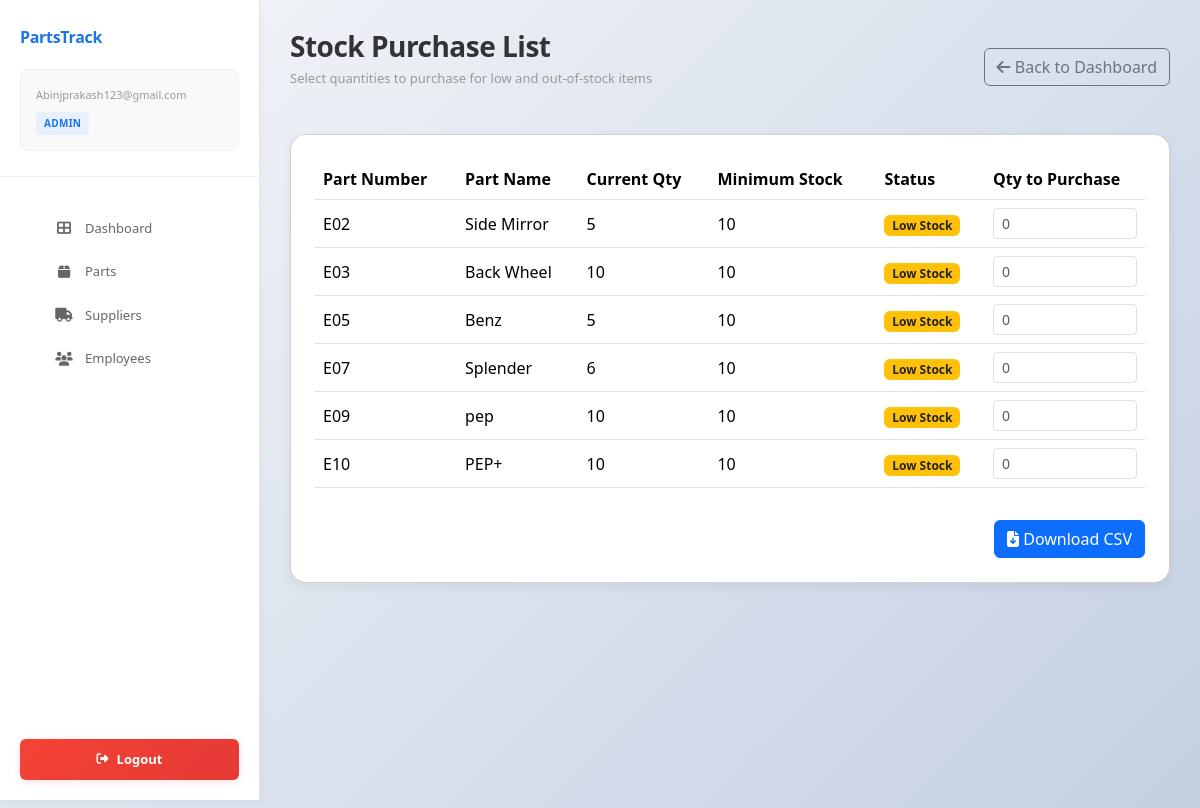
The page /purchase-list/ (signed in) on the database as committed earlier.
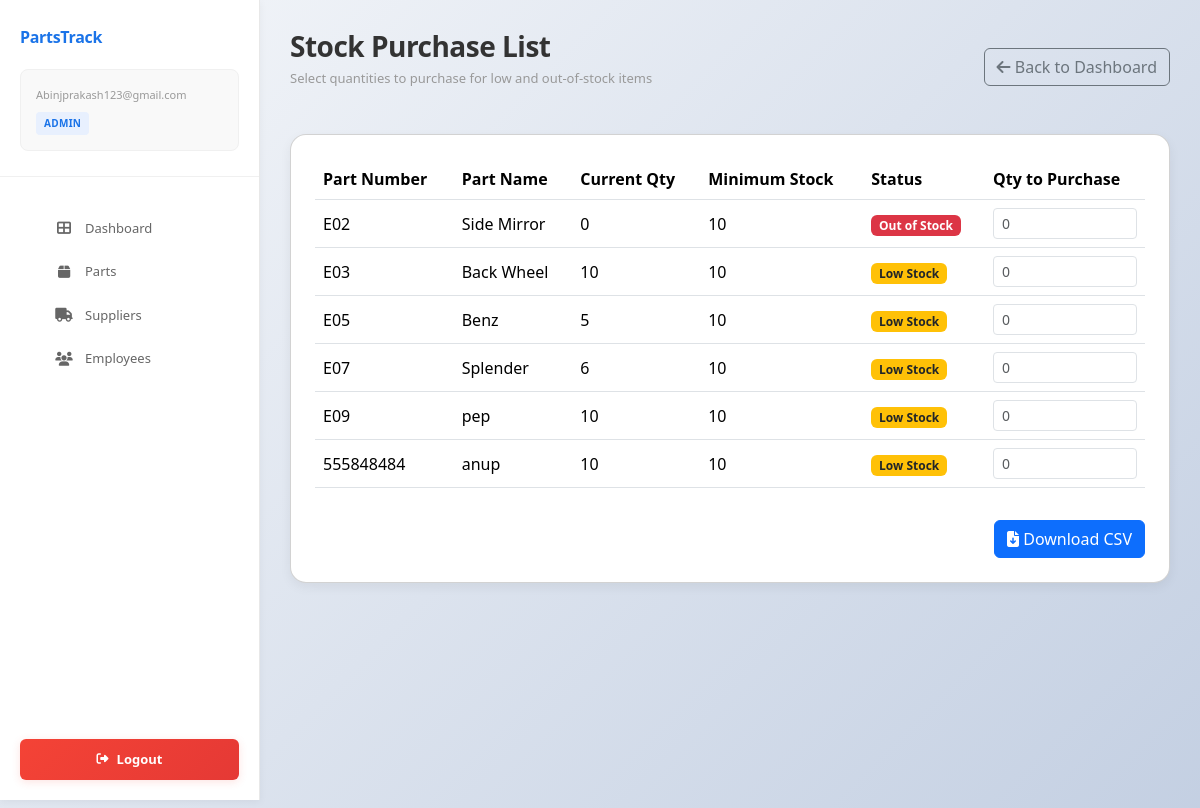
The same page on the database as committed later.
### inventory/models.py (models this page shows, shortened)
class SparePart(models.Model):
    part_number = models.CharField(max_length=100, unique=True)
    part_name = models.CharField(max_length=200)
    category = models.CharField(max_length=100, blank=True)
    quantity = models.IntegerField(default=0)
    minimum_stock = models.IntegerField(default=10)
    price = models.DecimalField(max_digits=10, decimal_places=2, default=0.00)
    supplier = models.ForeignKey(
        Supplier,
        on_delete=models.SET_NULL,
        null=True,
        blank=True,
    )
    location = models.CharField(max_length=100, blank=True)
    description = models.TextField(blank=True)
    created_at = models.DateTimeField(auto_now_add=True)
    updated_at = models.DateTimeField(auto_now=True)

### inventory/views.py (the view, shortened to what this page needs)
# urls.py: path("purchase-list/", views.purchase_list, name="purchase_list"),
@login_required(login_url="login")
@require_http_methods(["GET", "POST"])
def purchase_list(request):  # pylint: disable=unused-argument
    if not (request.user.is_staff or request.user.is_superuser):
        return redirect("employee_dashboard")
    parts = SparePart.objects.filter(
        models.Q(quantity__lte=models.F("minimum_stock"))
        | models.Q(quantity=0),
    )
    return render(
        request,
        "inventory/purchase_list.html",
        {"parts": parts, "user_role": "admin"},
    )

### inventory/templates/inventory/purchase_list.html (shortened to what this page needs)
<!DOCTYPE html>
<html lang="en">
<head>
    {% load static %}
    <link rel="stylesheet" href="https://cdn.jsdelivr.net/npm/bootstrap@5.3.2/dist/css/bootstrap.min.css">
    <link rel="stylesheet" href="https://cdnjs.cloudflare.com/ajax/libs/font-awesome/6.4.0/css/all.min.css">
    <link rel="stylesheet" href="{% static 'css/dashboard.css' %}">
</head>
<body>
<div class="main-container">
    <aside class="sidebar">
        <div class="sidebar-header">
            <div class="sidebar-brand">PartsTrack</div>
            <div class="user-profile">
                <div class="user-email">{{ user.email }}</div>
                <span class="user-role-badge">{{ user_role|upper }}</span>
            </div>
        </div>
        <ul class="sidebar-menu">
            <li><a href="{% url 'admin_dashboard' %}"><i class="fas fa-th-large"></i> Dashboard</a></li>
            <li><a href="{% url 'spare_parts_list' %}"><i class="fas fa-box"></i> Parts</a></li>
            <li><a href="{% url 'sales_list' %}"><i class="fas fa-truck"></i> Suppliers</a></li>
            <li><a href="{% url 'employees_list' %}"><i class="fas fa-users"></i> Employees</a></li>
        </ul>
        <button class="logout-btn" onclick="window.location.href='{% url 'logout' %}'">
            <i class="fas fa-sign-out-alt"></i> Logout
        </button>
    </aside>
    <main class="main-content">
        <div class="page-header d-flex justify-content-between align-items-center">
            <div>
                <h1 class="page-title">Stock Purchase List</h1>
                <p class="page-subtitle">Select quantities to purchase for low and out-of-stock items</p>
            </div>
            <a href="{% url 'admin_dashboard' %}" class="btn btn-outline-secondary">
                <i class="fas fa-arrow-left"></i> Back to Dashboard
            </a>
        </div>
        <div class="card" style="padding: 1.5rem; border-radius: 16px; box-shadow: 0 4px 12px rgba(0,0,0,0.06); background: #fff;">
            <form method="post">
                <div class="table-responsive">
                    <table class="table align-middle">
                        <thead>
                            <tr>
                                <th>Part Number</th>
                                <th>Part Name</th>
                                <th>Current Qty</th>
                                <th>Minimum Stock</th>
                                <th>Status</th>
                                <th style="width: 160px;">Qty to Purchase</th>
                            </tr>
                        </thead>
                        <tbody>
                            {% for part in parts %}
                            <tr>
                                <td>{{ part.part_number }}</td>
                                <td>{{ part.part_name }}</td>
                                <td>{{ part.quantity }}</td>
                                <td>{{ part.minimum_stock }}</td>
                                <td>
                                    {% if part.quantity == 0 %}
                                        <span class="badge bg-danger">Out of Stock</span>
                                    {% else %}
                                        <span class="badge bg-warning text-dark">Low Stock</span>
                                    {% endif %}
                                </td>
                                <td>
                                    <input type="number"
                                           name="qty_{{ part.id }}"
                                           class="form-control form-control-sm"
                                           min="0"
                                           placeholder="0">
                                </td>
                            </tr>
                            {% empty %}
                            <tr>
                                <td colspan="6" class="text-center text-muted">
                                    No low or out-of-stock items at the moment.
                                </td>
                            </tr>
                            {% endfor %}
                        </tbody>
                    </table>
                </div>
                <div class="d-flex justify-content-end mt-3">
                    <button type="submit" class="btn btn-primary">
                        <i class="fas fa-file-download"></i> Download CSV
                    </button>
                </div>
            </form>
        </div>
    </main>
</div>
</body>
</html>

### inventory/static/css/dashboard.css (style rules this page uses)
* { margin: 0; padding: 0; box-sizing: border-box; }
html { scroll-behavior: smooth; }
body { font-family: 'Segoe UI', Tahoma, Geneva, Verdana, sans-serif; background: linear-gradient(135deg, #f5f7fa 0%, #c3cfe2 100%); background-attachment: fixed; min-height: 100vh; padding-bottom: 40px; color: #333; }
.main-container { display: flex; min-height: 100vh; }
.sidebar { width: 260px; background: #fff; border-right: 1px solid #e8e8e8; padding: 25px 0; position: fixed; height: 100vh; overflow-y: auto; box-shadow: 0 2px 8px rgba(0, 0, 0, 0.05); z-index: 1000; transition: all 0.3s ease; }
.sidebar-header { padding: 0 20px 25px; border-bottom: 1px solid #f0f0f0; }
.sidebar-brand { font-size: 16px; font-weight: 700; color: #1a73e8; margin-bottom: 5px; letter-spacing: -0.3px; }
.user-profile { background: #f9f9f9; padding: 15px; border-radius: 8px; margin-top: 20px; font-size: 12px; border: 1px solid #f0f0f0; }
.user-profile .user-email { color: #999; font-size: 11px; margin-bottom: 8px; word-break: break-word; }
.user-role-badge { display: inline-block; background: #e8f0fe; color: #1a73e8; padding: 4px 8px; border-radius: 4px; font-size: 10px; font-weight: 600; text-transform: uppercase; letter-spacing: 0.3px; }
.sidebar-menu { list-style: none; margin-top: 30px; }
.sidebar-menu li { margin-bottom: 0; }
.sidebar-menu a { color: #666; text-decoration: none; display: flex; align-items: center; gap: 12px; padding: 12px 20px; font-size: 13px; transition: all 0.3s ease; border-left: 3px solid transparent; font-weight: 500; }
.sidebar-menu i { width: 18px; text-align: center; font-size: 14px; }
.logout-btn { position: absolute; bottom: 20px; left: 20px; right: 20px; background: linear-gradient(135deg, #f44336 0%, #e53935 100%); color: #fff; border: none; padding: 11px 16px; border-radius: 6px; font-weight: 600; cursor: pointer; transition: all 0.3s ease; display: flex; align-items: center; justify-content: center; gap: 8px; font-size: 13px; box-shadow: 0 2px 8px rgba(244, 67, 54, 0.15); }
.logout-btn i { font-size: 12px; }
.main-content { flex: 1; margin-left: 260px; padding: 30px; animation: slideIn 0.3s ease; }
.page-header { margin-bottom: 30px; }
.page-title { font-size: 28px; font-weight: 700; color: #333; margin-bottom: 5px; letter-spacing: -0.5px; }
.page-subtitle { font-size: 13px; color: #999; font-weight: 500; }
html { touch-action: manipulation; }
body { min-width: 320px; zoom: 100%; -webkit-text-size-adjust: 100%; -moz-text-size-adjust: 100%; -ms-text-size-adjust: 100%; text-size-adjust: 100%; }
.sidebar { zoom: 1; transform: translateZ(0); }
.main-content { zoom: 1; transform: translateZ(0); }

Rows that differ between the two databases and show on the page:
no longer on this page (row edited): SparePart: part_number "E10", part_name "PEP+", quantity "10", minimum_stock "10", shows "Low Stock"
changed SparePart "Side Mirror": quantity "5" → "0"; quantity "Low Stock" → "Out of Stock"
added SparePart: part_number "555848484", part_name "anup", quantity "10", minimum_stock "10", shows "Low Stock"
